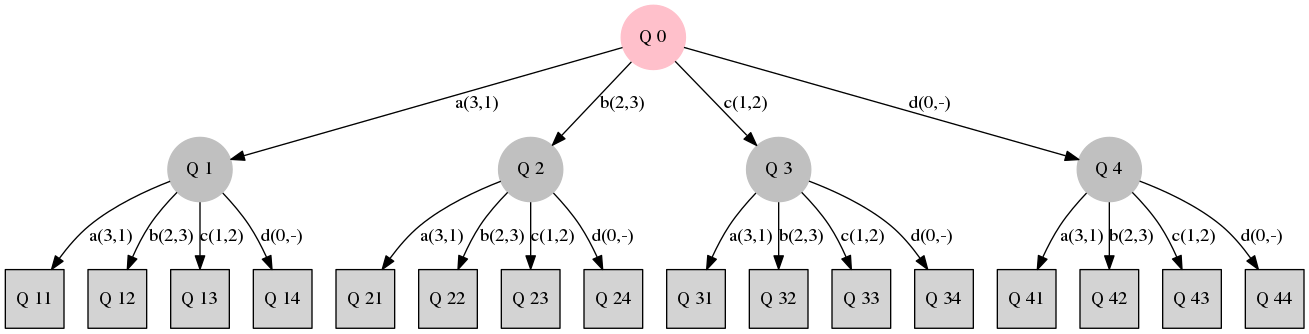

Generate this figure with Python:
from graphviz import Digraph

G = Digraph(format="png")
# 画像の保存形式（拡張子）を指定する

G.attr("node", shape="square", style="filled")
# (?, 要素の形, 色の塗りつぶし)
# attr = attribute → 振る舞い？

G.edge("Q 0","Q 1",label="a(3,1)")
G.edge("Q 0","Q 2",label="b(2,3)")
G.edge("Q 0","Q 3",label="c(1,2)")
G.edge("Q 0","Q 4",label="d(0,-)")
# G.edge("<スタート>", "<ゴール>", "<数値>")

G.edge("Q 1","Q 11",label="a(3,1)")
G.edge("Q 1","Q 12",label="b(2,3)")
G.edge("Q 1","Q 13",label="c(1,2)")
G.edge("Q 1","Q 14",label="d(0,-)")

G.edge("Q 2","Q 21",label="a(3,1)")
G.edge("Q 2","Q 22",label="b(2,3)")
G.edge("Q 2","Q 23",label="c(1,2)")
G.edge("Q 2","Q 24",label="d(0,-)")

G.edge("Q 3","Q 31",label="a(3,1)")
G.edge("Q 3","Q 32",label="b(2,3)")
G.edge("Q 3","Q 33",label="c(1,2)")
G.edge("Q 3","Q 34",label="d(0,-)")

G.edge("Q 4","Q 41",label="a(3,1)")
G.edge("Q 4","Q 42",label="b(2,3)")
G.edge("Q 4","Q 43",label="c(1,2)")
G.edge("Q 4","Q 44",label="d(0,-)")

G.node("Q 0", shape="circle", color="pink")
G.node("Q 1", shape="circle", color="grey")
G.node("Q 2", shape="circle", color="grey")
G.node("Q 3", shape="circle", color="grey")
G.node("Q 4", shape="circle", color="grey")
# G.node("Q 1", shape="triangle", color="red")
# G.node("ノードの名前", shape="形", color="<色>")

G.render("code1")
